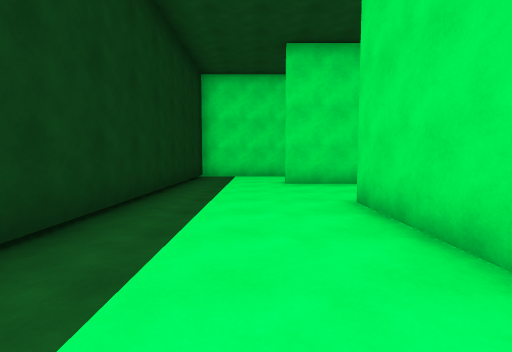
[1] (above)

22 first-person views from a walk through a scene from a Unity 3-D project. The camera is 1.4 m above the floor, tilts 4° down and sees 85° across. The floor is counted in squares, 2 m on a side. Each view is taken from the middle of a square. On the plan, view 1 faces up. The plan holds only what a view shows up to about 9 squares ahead; the rest is blank. The place goes on beyond the plan. The player is left out.

[2]
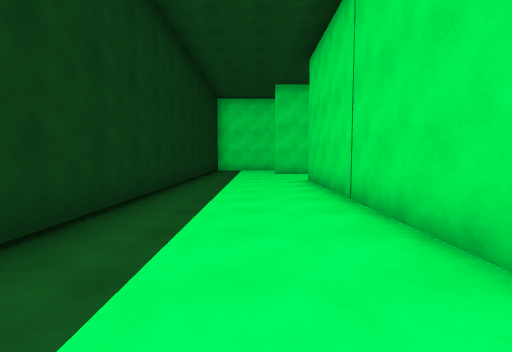

[3]
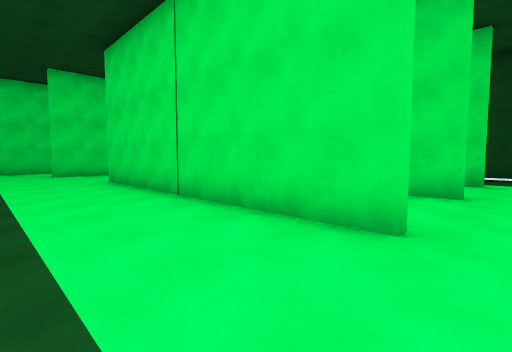

[4]
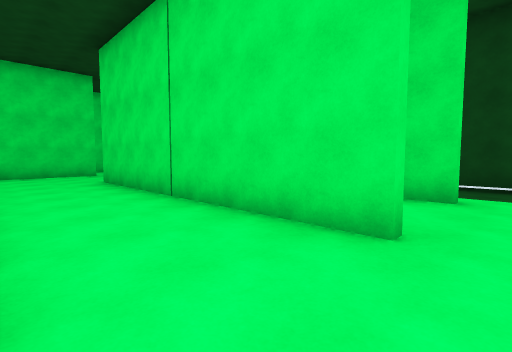

[5]
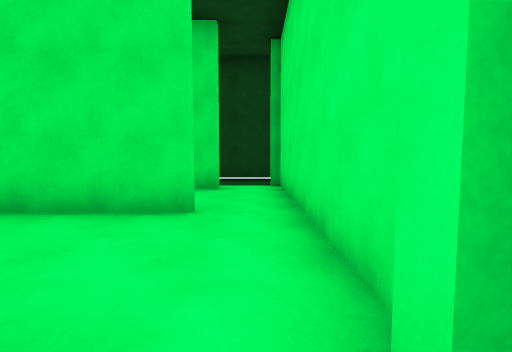

[6]
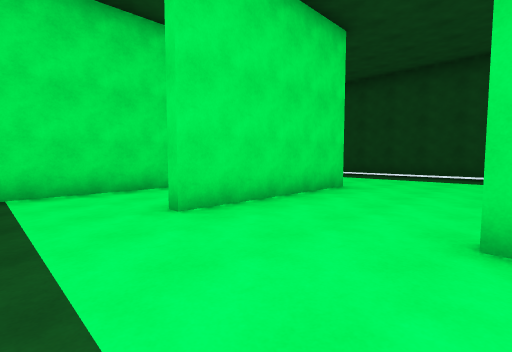

[7]
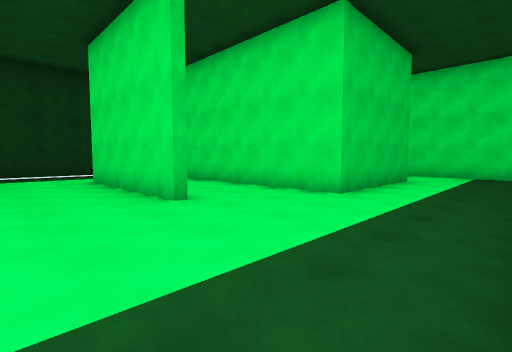

[8]
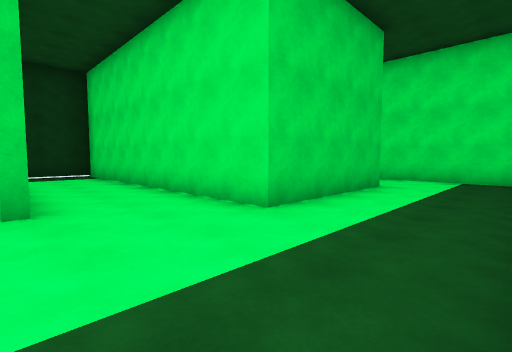

[9]
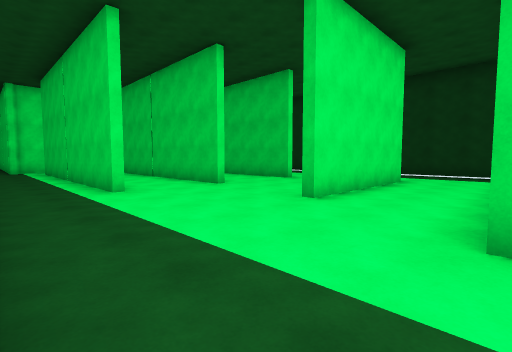

[10]
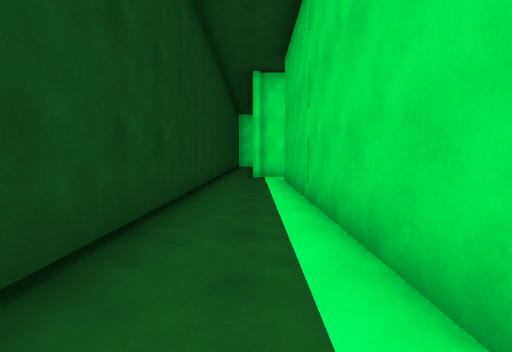

[11]
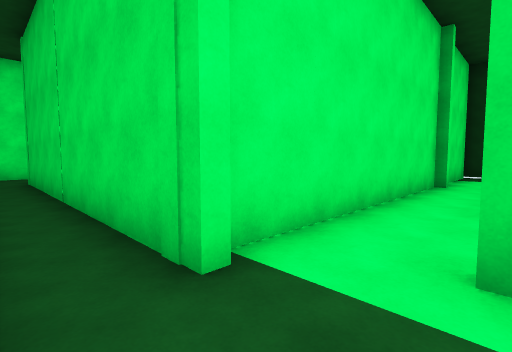

[12]
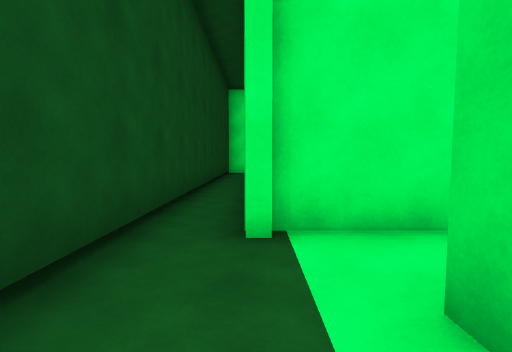

[13]
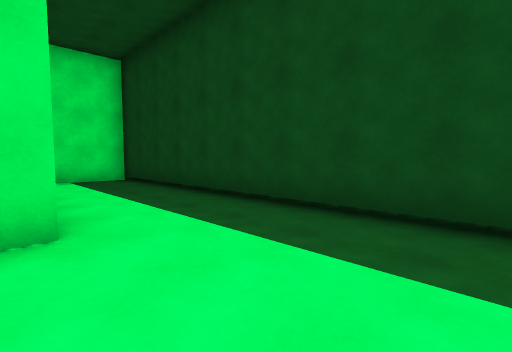

[14]
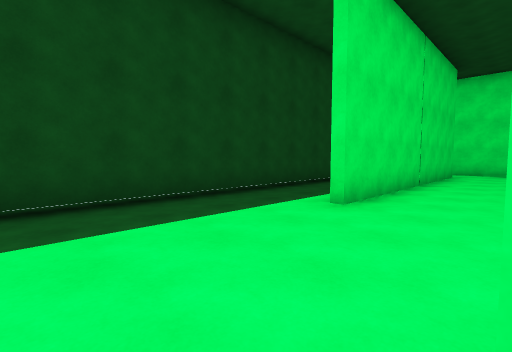

[15]
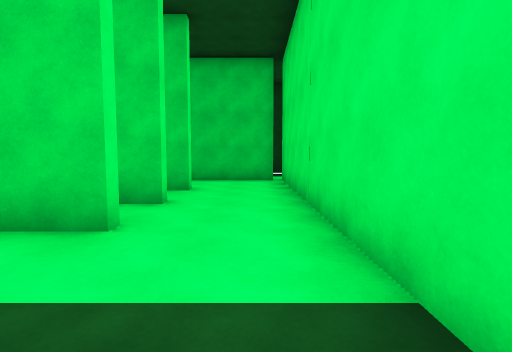

[16]
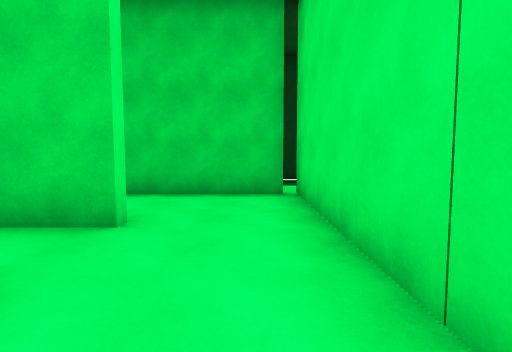

[17]
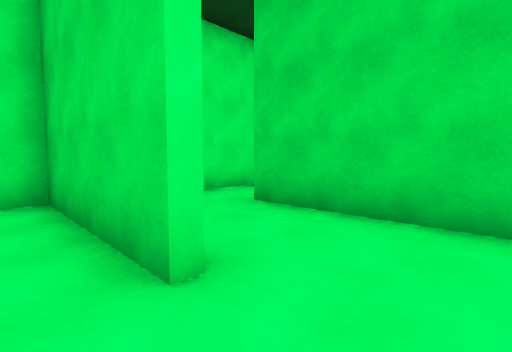

[18]
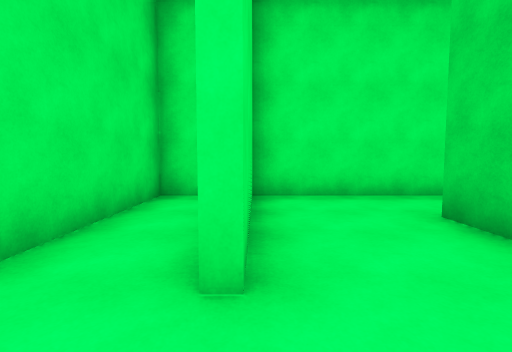

[19]
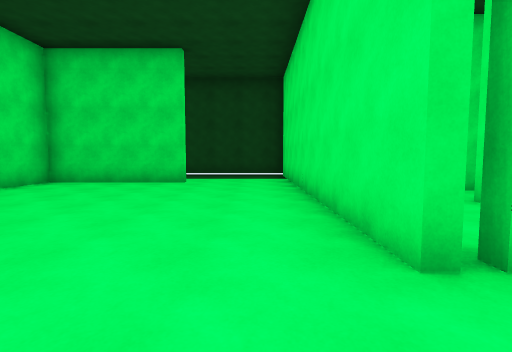

[20]
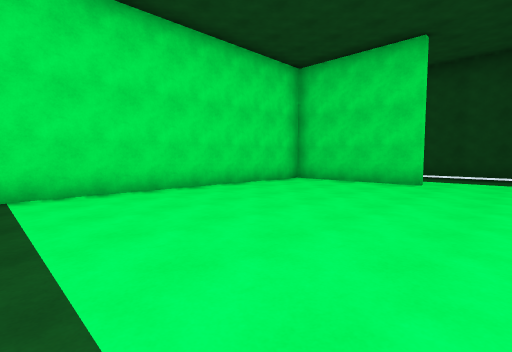

[21]
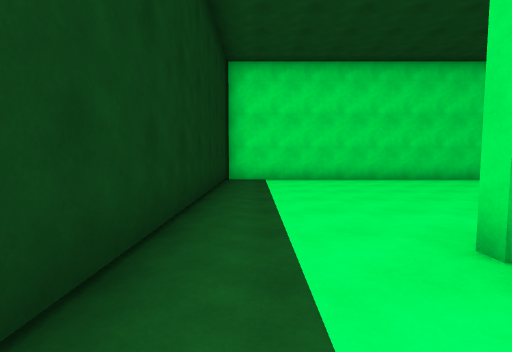

[22]
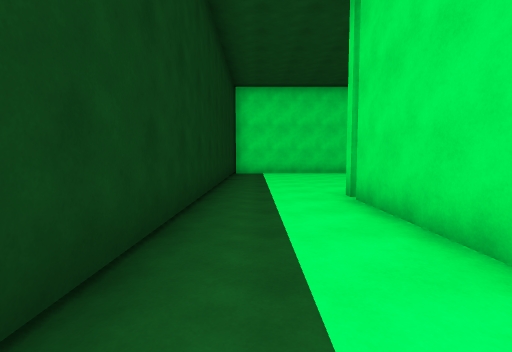

### Floor plan
Points are (right, up) in squares from view 1. A wall is a line through its corners. A room is listed if a view was taken in it or the views show most of it. See-through windows are left out.
Room 1 (views 1, 2, 3, 5, 6)
walls: (1.5, -3.2) (1.5, 4.4); (-1.9, -4.1) (-1.9, -4.6) (0.2, -4.6); (-1.9, 7.6) (-1.9, -2)
ways out: opening at (2, -4) to room 2; opening at (2, 5.5) to room 2; opening at (-0.5, 7) to room 3
Room 2 (view 4)
walls: (4.4, -3.2) (4.4, 4.2); (1.6, -4.6) (5.5, -4.6); (5.1, 7.2) (0.8, 7.2)
ways out: opening at (2, -4) to room 1; opening at (2, 5.5) to room 1; opening at (5, -4) to room 3; opening at (5, 5.5) to room 3
Room 3 (views 7, 8, 9, 10, 11, 12, 13, 14, 15, 16)
walls: (7.2, 4.4) (7.2, -3.2); (4.6, 4.2) (4.6, 1.5); (0.8, 7.4) (5.1, 7.4); (6.9, -3.2) (6.9, 4.4); (6.4, 13.8) (6.4, 9.8) (-1, 9.8); (5, 13.8) (5, 12.9); (8.1, -4.2) (8.1, -11.5); (5.5, -4.6) (7.9, -4.6); (-1.9, 9.1) (-1.9, 7.6); (9.2, -11.1) (9.2, 15.8) (4.5, 15.8)
ways out: opening at (-0.5, 7) to room 1; opening at (5, -4) to room 2; opening at (5, 5.5) to room 2; opening at (5.5, 14.5) to room 4
Room 4 (views 17, 18)
walls: (3.3, 13.8) (3.3, 10) (4.7, 10) (4.7, 13.2); (4.5, 15.8) (2.5, 15.8)
ways out: opening at (5.5, 14.5) to room 3; opening at (3, 14.5) to room 7
Room 5 (views 19, 20, 21, 22)
walls: (0.5, 16) (6.4, 16); (6.5, 18.9) (6.5, 22.5) (-1.9, 22.5) (-1.9, 11.9); (0.6, 12.6) (0.6, 15.5); (-1, 10) (0.4, 10)
ways out: opening at (1, 11) to room 6; opening at (7, 17.5)
Room 6 (no view inside)
walls: (0.8, 13.6) (0.8, 11.8); (0.4, 10) (3.1, 10) (3.1, 13.8)
ways out: opening at (1, 11) to room 5; opening at (2, 12.5) to room 7
Room 7 (no view inside)
walls: (2.5, 15.8) (0.8, 15.8) (0.8, 13.6)
ways out: opening at (3, 14.5) to room 4; opening at (2, 12.5) to room 6

Positions as (right, up) in squares from view 1, and headings:
1: (0, 0), facing up
2: (0, -4), facing up
3: (-1, -4), facing up-right
4: (2, -4), facing up-right
5: (1, -4), facing right
6: (-1, 4), facing up-right
7: (9, 5), facing up-left
8: (9, 7), facing up-left
9: (9, 10), facing down-left
10: (8, 5), facing down
11: (9, -3), facing down-left
12: (8, -2), facing down
13: (6, 7), facing up-right
14: (5, 8), facing down-right
15: (9, 15), facing left
16: (6, 15), facing left
17: (4, 15), facing down-left
18: (3, 15), facing down
19: (-1, 17), facing right
20: (-1, 17), facing up-right
21: (-1, 14), facing up
22: (-1, 11), facing up
